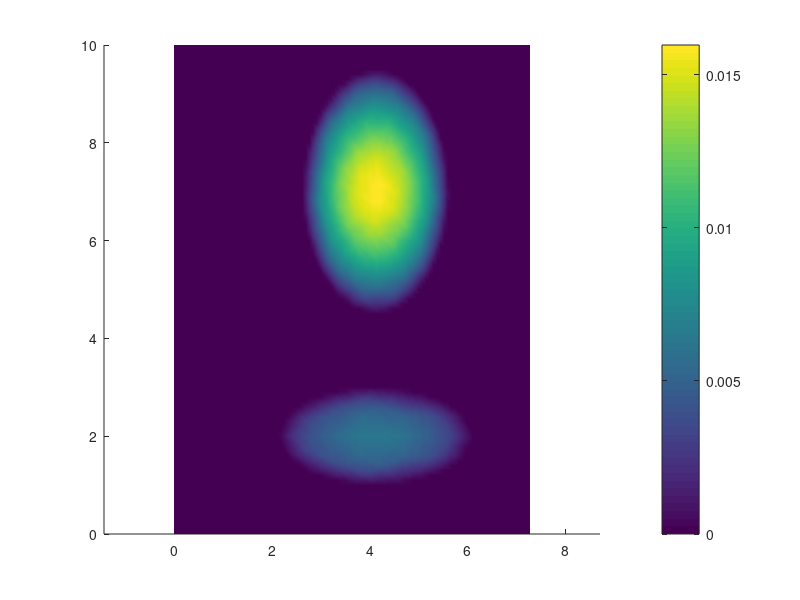

Source code (MATLAB): (Note: this script raises an error after producing the figure.)
% 15/11/2017 : Correction d'un champ par minimisation de la dérivée
% Version modernisée
 
clear all;
close all;
 
Norm       = 1;
ordpD      = 15;
ordp       = 15;
sideL      = 20; % Nb of points on the domain (for integral approximation)
pm4        = 4; % Position of the 1d line
upper_term = 0; % If 0 : keep only terms st i+j<ordp
id_crack   = 0;  % Should I identify the crack (binary stuff) ?
threshold  = .1;  % Threshold for the crack

%VAR = load('fields/AnBnoplanel615.mat');
%VAR = load('fields/AnBsmile615.mat');
%VAR = load('fields/AnBlosange2l615.mat');
%VAR = load('fields/AnBlosange615.mat');
%VAR = load('fields/AnBm15b2.mat');
%VAR = load('fields/AnBs1013.mat');
VAR = load('fields/AnBm15.mat');
%VAR = load('fields/AnBs15.mat');
%VAR = load('fields/AnBs15b1.mat');
%VAR = load('fields/AnBs215b1.mat');
%VAR = load('fields/AnBs215b1.mat');
Lhso = VAR.Lhs; Rhso = VAR.Rhs; Xs = VAR.Xs; Ys = VAR.Ys; ordpo = VAR.ordp;
X0 = VAR.X0; Y0 = VAR.Y0; Lx = VAR.Lx; Ly = VAR.Ly;
L1x = VAR.L1x; L2x = VAR.L2x; L1y = VAR.L1y; L2y = VAR.L2y;
uplo1 = VAR.uplo1; uplo = VAR.uplo;

% Re-build the smaller Lhs and Rhs
Lhs = zeros((ordp+1)^2); Rhs = zeros((ordp+1)^2,1);
for k = 0:ordp
   for l = 0:ordp
      Rhs(1+l+(ordp+1)*k) = Rhso(1+l+(ordpo+1)*k);
      for i = 0:ordp
         for j = 0:ordp
            Lhs( 1+l+(ordp+1)*k , 1+j+(ordp+1)*i ) = ...
                              Lhso( 1+l+(ordpo+1)*k , 1+j+(ordpo+1)*i );
         end
      end
   end
end

if upper_term == 0 % Remove upper order terms
   toremove = [];
   for i=0:ordp
      for j=0:ordp
         if i+j>ordp
            toremove(end+1) = 1+j+(ordp+1)*i;
         end
      end
   end
   tokeep = setdiff(1:size(Rhs,1),toremove);
   
   toremoveD = [];
   for i=0:ordpD
      for j=0:ordpD
         if i+j>ordpD
            toremoveD(end+1) = 1+j+(ordpD+1)*i;
         end
      end
   end
   tokeepD = setdiff(1:(ordpD+1)^2,toremoveD);
else
   tokeep  = 1:size(Rhs,1);
   tokeepD = 1:(ordpD+1)^2;
end

nxs = (max(Xs)-min(Xs))/100; nys = (max(Ys)-min(Ys))/100;
X = min(Xs):nxs:max(Xs); Y = min(Ys):nys:max(Ys); 
% The reference
figure;
hold on;
surf(X,Y,uplo1);
shading interp;
colorbar();
axis('equal');

McCoef = zeros(size(Rhs));
McCoef(tokeep) = -Lhs(tokeep,tokeep)\Rhs(tokeep);
solup = zeros(101,101);
for k=0:ordp
   for l=0:ordp
      solup = solup + McCoef(1+l+(ordp+1)*k) .* (X/Lx-X0)'.^k * (Y/Lx-Y0).^l;
   end
end
solup = solup';
% Find the coefficients on the rest of the base, that minimize the derivative.
% First, build a basis that is orthogonal (in sense of Legendre) to the first vectors

% Matrix for the L2 Inner product
PS0 = zeros((ordpD+1)^2);
for i=0:ordpD
   for j=0:ordpD
      for k=0:ordpD
         for l=0:ordpD
            ordx = i+k+1;
            ordy = j+l+1;
            %if mod(ordx,1) == 0 && mod(ordy,1) == 0 % Provided L1x = -L2x && L1y = -L2y
               PS0(j+1+(ordpD+1)*i,l+1+(ordpD+1)*k) = ...
                    Lx^2*(L2x^ordx - L1x^ordx)/ordx * (L2y^ordy - L1y^ordy)/ordy;
                    % Lx* beacuse there is a variable change x' = Lx*x and y'=Lx*y
            %end
         end
      end
   end
end

%figure
%plot(log(abs(eig(PS0))));

% Reshape the matrix
DiagMult = sqrt(diag(1./diag(PS0)));

%PS0p = zeros((ordpD+1)^2); % Re-compute with the shaped form (actually, I'm not sure it's useful)
%for i=0:ordpD
%   for j=0:ordpD
%      for k=0:ordpD
%         for l=0:ordpD
%            ordx = i+k+1;
%            ordy = j+l+1;
%            if mod(ordx,1) == 0 && mod(ordy,1) == 0 % Provided L1x = -L2x && L1y = -L2y
%               PS0p(j+1+(ordpD+1)*i,l+1+(ordpD+1)*k) = ...
%                    DiagMult(j+1+(ordpD+1)*i,j+1+(ordpD+1)*i) * ...
%                    DiagMult(l+1+(ordpD+1)*k,l+1+(ordpD+1)*k) * ...
%                    Lx^2*(L2x^ordx - L1x^ordx)/ordx * (L2y^ordy - L1y^ordy)/ordy;
%                    % Lx* beacuse there is a variable change x' = Lx*x and y'=Lx*y
%            end
%         end
%      end
%   end
%end

PS0p = DiagMult'*PS0*DiagMult; % (This reshape appears to be useless)
%PS0p = PS0;

%    [PassD, ~] = eig(LhsO); % This matrix gives the Legendre basis
%    PassD = eye((ordpD+1)^2);
[PS0p,dist] = closestSPD(PS0p); % Just in case PS0p is not SPD because of floats
if dist > 1e-5
   warning('Frobenius distance to closest SPD is',num2str(dist));
end
PassD1 = chol(PS0p,'lower');     %CHOLESKI
%for i=1:size(PassD1,2) % Normalize the stuff
%   PassD1(:,i) = PassD1(:,i) / norm(PassD1(:,i));
%end
PassD = inv(PassD1');
PassD = DiagMult * PassD ;

%PS0D = PassD'*PS0*PassD;  % Debug check
%bug;

tic
 
if Norm == 2
   % Matrix for the "H1-L2" Inner product
   PS1 = zeros((ordpD+1)^2);
   for i=0:ordpD
      for j=0:ordpD
         for k=0:ordpD
            for l=0:ordpD
               if k+i>1
                  PS1(j+1+(ordpD+1)*i,l+1+(ordpD+1)*k) = ...
                        PS1(j+1+(ordpD+1)*i,l+1+(ordpD+1)*k) + ...
                        1/Lx^2*k*i*(L2x^(k+i-1)-L1x^(k+i-1))*(L2y^(l+j+1)-L1y^(l+j+1))/...
                                             ((k+i-1)*(l+j+1));
               end
               if l+j>1
                  PS1(j+1+(ordpD+1)*i,l+1+(ordpD+1)*k) = ...
                        PS1(j+1+(ordpD+1)*i,l+1+(ordpD+1)*k) +...
                        1/Ly^2*l*j*(L2x^(k+i+1)-L1x^(k+i+1))*(L2y^(l+j-1)-L1y^(l+j-1))/...
                                             ((k+i+1)*(l+j-1));
               end
            end
         end
      end
   end
   
   RhsR = zeros((ordpD+1)^2,1);
   for i=0:ordp
      for j=0:ordp
         for k=0:ordpD
            for l=0:ordpD
               if i+k>1
                  RhsR(l+1+(ordpD+1)*k) = RhsR(l+1+(ordpD+1)*k) - McCoef(1+j+(ordp+1)*i) * ...
                        1/Lx^2*i*k*(L2x^(i+k-1)-L1x^(i+k-1))*(L2y^(j+l+1)-L1y^(j+l+1))/((i+k-1)*(j+l+1));
               end
               if j+l>1
                  RhsR(l+1+(ordpD+1)*k) = RhsR(l+1+(ordpD+1)*k) - McCoef(1+j+(ordp+1)*i) * ...
                        1/Ly^2*j*l*(L2x^(i+k+1)-L1x^(i+k+1))*(L2y^(j+l-1)-L1y^(j+l-1))/((i+k+1)*(j+l-1));
               end
            end
         end
      end
   end

   RhsD = zeros((ordpD+1)^2,1); % Will be truncated later : for now, it contains all the coeffs from 0 to ordpD

%   if upper_term == 0 % Put upper terms to 0
%      RhsR(toremoveD) = 0;
%      PS1(toremoveD,:) = 0;
%      PS1(:,toremoveD) = 0;
%%      PS1(toremoveD,toremoveD) = eye(size(toremove,2));
%   end
   
   LhsD = PassD'*PS1*PassD;
   RhsD1 = PassD'*RhsR;
   % We are only using the last vectors from the basis : put zeros
   for k=0:ordp
      for l=0:ordp
%          if (k<=ordp && l<=ordp)
            LhsD(l+1+(ordpD+1)*k,:) = 0;
            LhsD(:,l+1+(ordpD+1)*k) = 0;
%         end
      end
   end

   % At this point, there are plenty of zero columns (and lines) in LhsD.
   % We are going to add identity on those in order to make the system invertible
   % This has no impact on the solution as the RhsD in front is 0.
   for i=0:ordpD
      for j=0:ordpD
         if norm(LhsD(j+1+(ordpD+1)*i,:)) == 0
            LhsD(j+1+(ordpD+1)*i,j+1+(ordpD+1)*i) = 1;
            RhsD1(j+1+(ordpD+1)*i) = 0;
         end
      end
   end
   RhsD = RhsD1;
   McCoefD = LhsD\RhsD;
   
   % Go back to the regular basis (not the orthogonal one)
   McCoefD0 = PassD*McCoefD;

   % Add it to solup
   X = min(Xs):nxs:max(Xs); Y = min(Ys):nys:max(Ys); 
   solupp = solup'; % Because of the transpose
%   for k=0:ordpD
%      for l=0:ordpD
%         for ii=0:k
%            for jj=0:l
%               solupp = solupp + PassD(jj+1+(ordpD+1)*ii, l+1+(ordpD+1)*k) * ...
%                       McCoefD(1+l+(ordpD+1)*k) .* (X/Lx-X0)'.^ii * (Y/Lx-Y0).^jj;
%            end
%         end
%      end
%   end
   for k=0:ordpD
      for l=0:ordpD
         solupp = solupp + ...
                  McCoefD0(1+l+(ordpD+1)*k) .* (X/Lx-X0)'.^k * (Y/Lx-Y0).^l;
      end
   end
   solupp = solupp';

   figure;
   hold on;
   surf(X,Y,solupp);
   shading interp;
   colorbar();
   axis('equal');
   
   error = norm( solupp(:)-uplo1(:) ) / norm(uplo1(:));
   
   if id_crack == 1 % Identify the crack
      crackID = zeros(size(solupp));
      maxto = max(max(solupp))*threshold;
      tofind = find( solupp>maxto )-1;
      indicei = rem( tofind , size(solupp,1) )+1;
      indicej = floor( tofind / size(solupp,1) )+1;
      
      for i = 1:size(tofind,1)
         crackID(indicei(i),indicej(i)) = 1;
      end
      
      crackRef = zeros(size(uplo1));
      maxto = max(max(uplo1))*1e-5;
      tofind = find( uplo1>maxto )-1;
      indicei = rem( tofind , size(uplo1,1) )+1;
      indicej = floor( tofind / size(uplo1,1) )+1;
      
      for i = 1:size(tofind,1)
         crackRef(indicei(i),indicej(i)) = 1;
      end
   
      figure;
      hold on;
      surf(X,Y,crackRef);
      shading interp;
      colorbar();
      axis('equal');
   
      figure;
      hold on;
      surf(X,Y,crackID);
      shading interp;
      colorbar();
      axis('equal');
      
      errorID = norm(crackID(:)-crackRef(:))/norm(crackRef(:));
   end

elseif Norm == 1 % L1 norm of the gradient (new beautyful stuff)
   % First task : build the matrix giving the derivatives from the coefficients
   nxs = (max(Xs)-min(Xs))/sideL; nys = (max(Ys)-min(Ys))/sideL;
   X = min(Xs):nxs:max(Xs); Y = min(Ys):nys:max(Ys); 
    
   Ax0 = zeros((sideL+1)^2,(ordpD+1)^2); Ay0 = zeros((sideL+1)^2,(ordpD+1)^2);
   for k=1:ordpD
      for l=0:ordpD
         Amute = 1/Lx*k*(X/Lx-X0)'.^(k-1) * (Y/Lx-Y0).^l;
         Ax0(:,l+1+(ordpD+1)*k) = Amute(:);
         % Lx* beacuse there is a variable change x' = Lx*x and y'=Lx*y
      end
   end
   for k=0:ordpD
      for l=1:ordpD
         Amute = 1/Ly*(X/Lx-X0)'.^k * l*(Y/Lx-Y0).^(l-1);
         Ay0(:,l+1+(ordpD+1)*k) = Amute(:);
         % Lx* beacuse there is a variable change x' = Lx*x and y'=Lx*y
      end
   end
    
   Ax = Ax0*PassD; % Put it in the "Legendre" basis
   Ay = Ay0*PassD;
    
   % ... And re-write over them for the first coefficients (those that are not in the Legendre basis)
   for k=1:ordp
      for l=0:ordp
         Amute = 1/Lx*k*(X/Lx-X0)'.^(k-1) * (Y/Lx-Y0).^l;
         Ax(:,l+1+(ordpD+1)*k) = Amute(:);
      end
   end
   for k=0:ordp
      for l=1:ordp
         Amute = 1/Ly*(X/Lx-X0)'.^k * l*(Y/Lx-Y0).^(l-1);
         Ay(:,l+1+(ordpD+1)*k) = Amute(:);
      end
   end
   
   % Build Isum with the 1/2 on the borders and 1/4 on the corners
   Is2 = ones(sideL+1,1); Is2(1) = .5; Is2(end) = .5;
   Isum = Is2*Is2'; Isum = Isum(:);
   
   % Build the matrix of the linear optim problem
   C = [ zeros(1,(ordpD+1)^2) , Isum' , Isum' ]; %ones(1,2*(sideL+1)^2)

   % Now, the constraint matrix
   Im = zeros(0,(ordpD+1)^2);
   Id = eye((sideL+1)^2);
   Zoo = zeros((sideL+1)^2); Zno = zeros( (sideL+1)^2 , (ordpD+1)^2 );
   
%   Itor(toremove,toremove) = eye(size(toremove)); % For the 
   ind = 1;
   for k=0:ordp
      for l=0:ordp
         Im( ind , 1+l+(ordpD+1)*k ) = 1; % Already-determined coefs
         ind = ind+1;
      end
   end

   Zoom = zeros(size(Im),(sideL+1)^2);
   
   Ac = [ Im, Zoom, Zoom ;...
          Ax, -Id, Zoo ;...
          -Ax, -Id, Zoo ;...
          Ay, Zoo, -Id ;...
          -Ay, Zoo, -Id];
          
   % Lhs of the constraint
   bc = zeros( 4*(sideL+1)^2 , 1 );
   
   a0 = zeros( 0 , 1 ); % Already determined coefficients
   ind = 1;
   for k=0:ordp
      for l=0:ordp
         a0(ind,1) = McCoef(l+1+(ordp+1)*k,1); 
         ind = ind+1;
      end
   end
   
   bc = [a0;bc];
   
   lb = -1e5*ones(2*(sideL+1)^2+(ordpD+1)^2,1);
   ub = 1e5*ones(2*(sideL+1)^2+(ordpD+1)^2,1); % Bounds
   
   cvect = 'C'*ones( 2*(sideL+1)^2 + (ordpD+1)^2 , 1 ); cvect = char(cvect);
   ctype1 = 'S'*ones( ind-1 , 1 );
   ctype2 = 'U'*ones( 4*(sideL+1)^2 , 1 );
   ctype = char( [ctype1;ctype2] );
   
%   if upper_term == 0
%      warning('upper terms not implemented for L1 minimisation');
%   end
   
   %% Call the Solver
   param.lpsolver = 1;
   [ sol2 , minim , errnum , extra ] = glpk ( C' , Ac , bc , lb , ub , ctype , cvect , 1 , param); %(1:27,:)
   sol2 = sol2(1:(ordpD+1)^2);
   
%   %% Alternative : homemade stuff
%   alp = Im\a0;
%   N = null(Im);
%   if size(N,2) > 0
%      sol0 = zeros(size(N,2),1);
%      fctest0 = Isum'*abs(Ax*(alp+N*sol0)) + Isum'*abs(Ay*(alp+N*sol0));
%      ix0 = Ax*(alp+N*sol0); iy0 = Ay*(alp+N*sol0);
%      
%      sol = sol0;
%      solp = sol;
%      
%      Sxr = zeros( size(Ax*N*sol), 100); Syr = zeros( size(Ay*N*sol), 100);
%      Xr  = zeros( size(Ax*N*sol), 100); Yr  = zeros( size(Ay*N*sol), 100);
%      
%      relax = 1;
%      
%      i = 1;
%      for j=1:1000
%         % Compute signs
%         ix = Ax*(alp+N*solp); iy = Ay*(alp+N*solp);
%         Sx = sign(ix); Sy = sign(iy);
%         Xr(:,i) = ix; Yr(:,i) = iy;
%         Sxr(:,i) = Sx; Syr(:,i) = Sy;
%         
%         % Right hand side
%         b = transpose( (Isum.*Sx)'*Ax*N + (Isum.*Sy)'*Ay*N );
%         b = transpose( (Isum.*Sx.*abs(ix0))'*Ax*N + (Isum.*Sy.*abs(iy0))'*Ay*N );
%         b = transpose( (Isum.*ix)'*Ax*N + (Isum.*iy)'*Ax*N );
%         b = transpose( (Isum.*(ix/mean(abs(ix))))'*Ax*N + (Isum.*(iy/mean(abs(iy))))'*Ax*N );
%         
%         dire = b; % Steepest descent direction
%         
%         % Randomize
%         bcand = zeros( size(N,2) , 10*size(N,2)+1 ); socand = zeros(size(bcand));
%         fcand = zeros(1,10*size(N,2)+1);
%         for k=1:10*size(N,2)
%            bcand(:,k)  = abs( rand(size(N,2),1) ) .* dire;
%            socand(:,k) = solp - relax*bcand(:,k);
%            fcand(k) = Isum'*abs(Ax*(alp+N*socand(:,k))) + Isum'*abs(Ay*(alp+N*socand(:,k)));
%         end
%         bcand(:,end) = dire;
%         socand(:,end) = solp - relax*bcand(:,end);
%         fcand(end) = Isum'*abs(Ax*(alp+N*socand(:,end))) + Isum'*abs(Ay*(alp+N*socand(:,end)));
%         
%         % Choose the best one
%         [~,icand] = min(fcand);
%         dire = bcand(:,icand);
%         
%         sol = solp - relax*dire;
%         relaxrec(i)  = relax;
%         fctest(i)    = Isum'*abs(Ax*(alp+N*sol)) + Isum'*abs(Ay*(alp+N*sol));
%         
%         if i>1
%            difftest(i) = fctest(i)-fctest(i-1);
%         else
%            difftest(i) = fctest(i) - fctest0; % First is 0
%         end
%         
%         if i>1 
%            crit2(i) = norm(solp-sol)/norm(solp);
%            ratio(i) = difftest(i)/norm(solp-sol);
%         else
%            crit2(i) = 1;
%         end
%         if crit2(i) < 1e-10
%            break;
%         end
%         
%         indexfirst = max(1,i-1);
%         criterion = max(difftest(indexfirst:i));
%         if criterion <= 0 && relax <= .5
%            relax = 2*relax;
%            relaxmax = relax;
%         elseif difftest(i) > 0
%            relax = .5*relax;
%            i = i-1;
%            sol = solp; % Cancel the iteration
%         end
%            
%         solp = sol;
%         i = i+1;
%      end
%      
%      sol = alp + N*sol;
%   else
%      sol = alp;
%   end
%   
%   bug;
%   %%
%   %% Alternative : homemade stuff
%   alp = Im\a0;
%   N = null(Im);
%   if size(N,2) > 0
%      sol0 = zeros(size(N,2),1); 
%%      X0 = [Ax*N,zeros(size(Ax,1),size(N,2)) ; ...
%%            zeros(size(Ay,1),size(N,2)), Ay*N]*[sol0;sol0];
%      X0 = [Ax*N ; Ay*N]*sol0;
%
%      fctest0 = Isum'*abs(Ax*(alp+N*sol0)) + Isum'*abs(Ay*(alp+N*sol0));
%      ix0 = Ax*(alp+N*sol0); iy0 = Ay*(alp+N*sol0);
%      
%%      sol = sol0; X  = [Ax*N,zeros(size(Ax,1),size(N,2)) ; ...
%%                        zeros(size(Ay,1),size(N,2)), Ay*N]*[sol;sol];
%%      solp = sol; Xp = [Ax*N,zeros(size(Ax,1),size(N,2)) ; ...
%%                        zeros(size(Ay,1),size(N,2)), Ay*N]*[solp;solp];
%      sol = sol0; X  = [Ax*N;Ay*N]*sol;
%      solp = sol; Xp = [Ax*N;Ay*N]*solp;
%      
%      Sxr = zeros( size(Ax*N*sol), 100); Syr = zeros( size(Ay*N*sol), 100);
%      Xr  = zeros( size(Ax*N*sol), 100); Yr  = zeros( size(Ay*N*sol), 100);
%      
%      relax = 1;
%      
%      i = 1;
%      for j=1:100
%         % Compute signs
%         ix = Ax*(alp+N*solp); iy = Ay*(alp+N*solp);
%         Sx = sign(ix); Sy = sign(iy);
%         Xr(:,i) = ix; Yr(:,i) = iy;
%         Sxr(:,i) = Sx; Syr(:,i) = Sy;
%         
%         % Right hand side
%%         b = transpose( (Isum.*Sx)'*Ax*N + (Isum.*Sy)'*Ay*N );
%         b = transpose( [(Isum.*Sx)', (Isum.*Sy)'] );
%%         b = transpose( (Isum.*Sx.*abs(ix0))'*Ax*N + (Isum.*Sy.*abs(iy0))'*Ay*N );
%%         b = transpose( (Isum.*ix)'*Ax*N + (Isum.*iy)'*Ax*N );
%%         b = transpose( (Isum.*(ix/mean(abs(ix))))'*Ax*N + (Isum.*(iy/mean(abs(iy))))'*Ax*N );
%         
%         dire = b; % Steepest descent direction
%         
%%         % Randomize
%%         bcand = zeros( size(N,2) , 10*size(N,2)+1 ); socand = zeros(size(bcand));
%%         fcand = zeros(1,10*size(N,2)+1);
%%         for k=1:10*size(N,2)
%%            bcand(:,k)  = abs( rand(size(N,2),1) ) .* dire;
%%            socand(:,k) = solp - relax*bcand(:,k);
%%            fcand(k) = Isum'*abs(Ax*(alp+N*socand(:,k))) + Isum'*abs(Ay*(alp+N*socand(:,k)));
%%         end
%%         bcand(:,end) = dire;
%%         socand(:,end) = solp - relax*bcand(:,end);
%%         fcand(end) = Isum'*abs(Ax*(alp+N*socand(:,end))) + Isum'*abs(Ay*(alp+N*socand(:,end)));
%%         
%%         % Choose the best one
%%         [~,icand] = min(fcand);
%%         dire = bcand(:,icand);
%         
%         X = Xp - relax*dire;
%         relaxrec(i)  = relax;
%         sol = [Ax*N; Ay*N]\X;  % Projection on the right field
%         fctest(i)    = Isum'*abs(Ax*(alp+N*sol)) + Isum'*abs(Ay*(alp+N*sol));
%         
%         if i>1
%            difftest(i) = fctest(i)-fctest(i-1);
%         else
%            difftest(i) = fctest(i) - fctest0; % First is 0
%         end
%         
%         if i>1 
%            crit2(i) = norm(solp-sol)/norm(solp);
%            ratio(i) = difftest(i)/norm(solp-sol);
%         else
%            crit2(i) = 1;
%         end
%         if crit2(i) < 1e-10
%            break;
%         end
%         
%         indexfirst = max(1,i-1);
%         criterion = max(difftest(indexfirst:i));
%         if criterion <= 0 && relax <= .5
%            relax = 2*relax;
%            relaxmax = relax;
%         elseif difftest(i) > 0
%            relax = .5*relax;
%            i = i-1;
%            sol = solp; % Cancel the iteration
%            X = Xp;
%         end
%            
%         solp = sol; Xp = [Ax*N;Ay*N]*solp;
%         i = i+1;
%      end
%      
%      sol = alp + N*sol;
%   else
%      sol = alp;
%   end
%   
%   bug;
   %%

   sol = sol2;
   
   % Recover the result
%   McCoefDt = zeros(4*(ordpD+1)^2,1);
%   McCoefDt(~toremove) = sol;
%   McCoefDt(~toremove) = sol;

   McCoefDt  = sol(1:(ordpD+1)^2);
%   Xx        = sol((ordpD+1)^2+1:(ordpD+1)^2+(sideL+1)^2);
%   Yy        = sol((ordpD+1)^2+(sideL+1)^2+1:end);
   
   % Remove the already existing coeffs (as it will be added later)
   McCoefD = McCoefDt;
   McCoef0 = McCoefDt-McCoefDt;
   for k=0:ordp
      for l=0:ordp
         McCoefD(l+1+(ordpD+1)*k,1) = 0;
         McCoef0(l+1+(ordpD+1)*k,1) = McCoef(l+1+(ordp+1)*k,1);
      end
   end
   
%   % Debug : see the value without any McCoefDt
%   Xx0 = abs(Ax*McCoef0); Yy0 = abs(Ay*McCoef0);
%   val0 = C*[McCoef0;Xx0;Yy0];
   
   % Add it to solup
   nxs = (max(Xs)-min(Xs))/100; nys = (max(Ys)-min(Ys))/100;
   X = min(Xs):nxs:max(Xs); Y = min(Ys):nys:max(Ys); 
   solupp = solup'; % Because of the transpose
   for k=0:ordpD
      for l=0:ordpD
         for ii=0:k
            for jj=0:l
               solupp = solupp + PassD(jj+1+(ordpD+1)*ii, l+1+(ordpD+1)*k) * ...
                       McCoefD(1+l+(ordpD+1)*k) .* (X/Lx-X0)'.^ii * (Y/Lx-Y0).^jj;
            end
         end
      end
   end
   solupp = solupp';
   
   figure;
   hold on;
   surf(X,Y,solupp);
   shading interp;
   colorbar();
   axis('equal');
   
   error = norm( solupp(:)-uplo1(:) ) / norm(uplo1(:));
   
   if id_crack == 1 % Identify the crack
      crackID = zeros(size(solupp));
      maxto = max(max(solupp))*threshold;
      tofind = find( solupp>maxto )-1;
      indicei = rem( tofind , size(solupp,1) )+1;
      indicej = floor( tofind / size(solupp,1) )+1;
      
      for i = 1:size(tofind,1)
         crackID(indicei(i),indicej(i)) = 1;
      end
      
      crackRef = zeros(size(uplo1));
      maxto = max(max(uplo1))*1e-5;
      tofind = find( uplo1>maxto )-1;
      indicei = rem( tofind , size(uplo1,1) )+1;
      indicej = floor( tofind / size(uplo1,1) )+1;
      
      for i = 1:size(tofind,1)
         crackRef(indicei(i),indicej(i)) = 1;
      end
   
      figure;
      hold on;
      surf(X,Y,crackRef);
      shading interp;
      colorbar();
      axis('equal');
   
      figure;
      hold on;
      surf(X,Y,crackID);
      shading interp;
      colorbar();
      axis('equal');
      
      errorID = norm(crackID(:)-crackRef(:))/norm(crackRef(:));
   end
   
else % No gradient stuff
   solupp = solup;
   McCoefD = zeros((ordpD+1)^2,1);
end
 
toc
 
% Plot on the line X = 4
figure;
hold on;
nys = (max(Ys)-min(Ys))/100;
Y = min(Ys):nys:max(Ys); X = pm4;

solup = 0;
for k=0:ordp
   for l=0:ordp
      solup = solup + McCoef(1+l+(ordp+1)*k) .* (X/Lx-X0)'.^k * (Y/Lx-Y0).^l;
   end
end

%plot( Y, solup, 'Color', 'black' );

solupp = solup;
for k=0:ordpD
   for l=0:ordpD

      for ii=0:k
         for jj=0:l
            solupp = solupp + PassD(jj+1+(ordpD+1)*ii, l+1+(ordpD+1)*k) * ...
                    McCoefD(1+l+(ordpD+1)*k) .* (X/Lx-X0)'.^ii * (Y/Lx-Y0).^jj;
         end
      end
  end
end
plot( Y, solupp, 'Color', 'green' );

% Reference
plot( Y, uplo(3:3:end), 'Color', 'red' );
